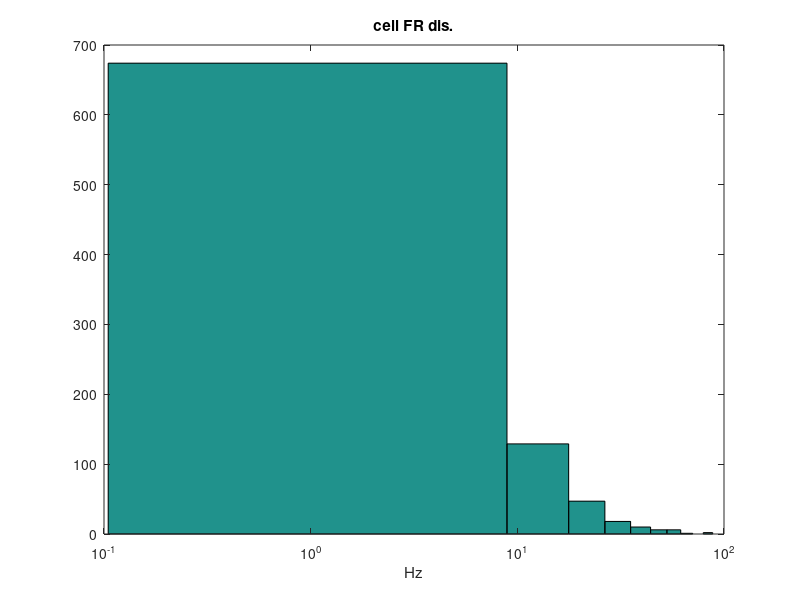
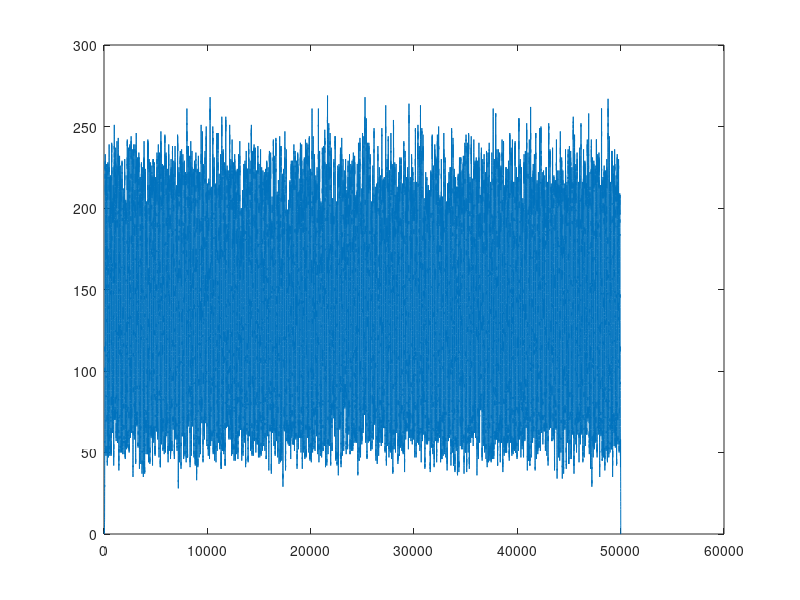
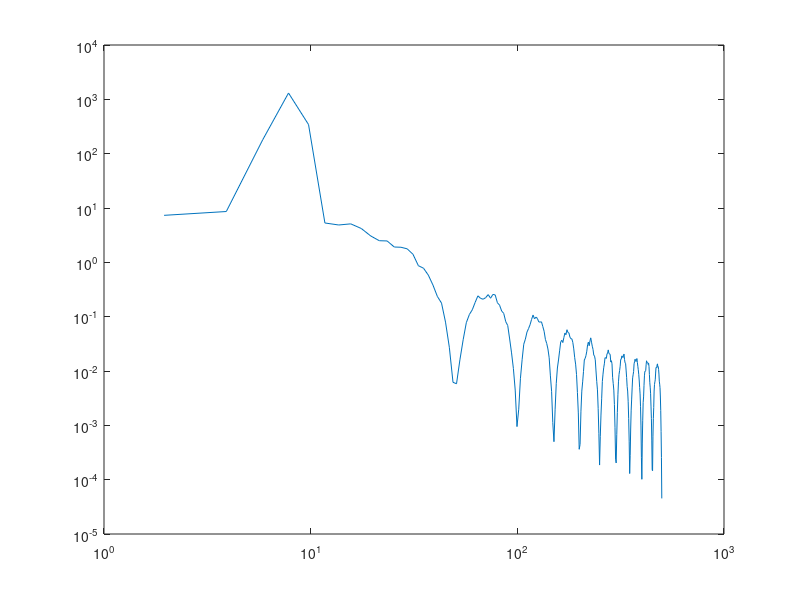
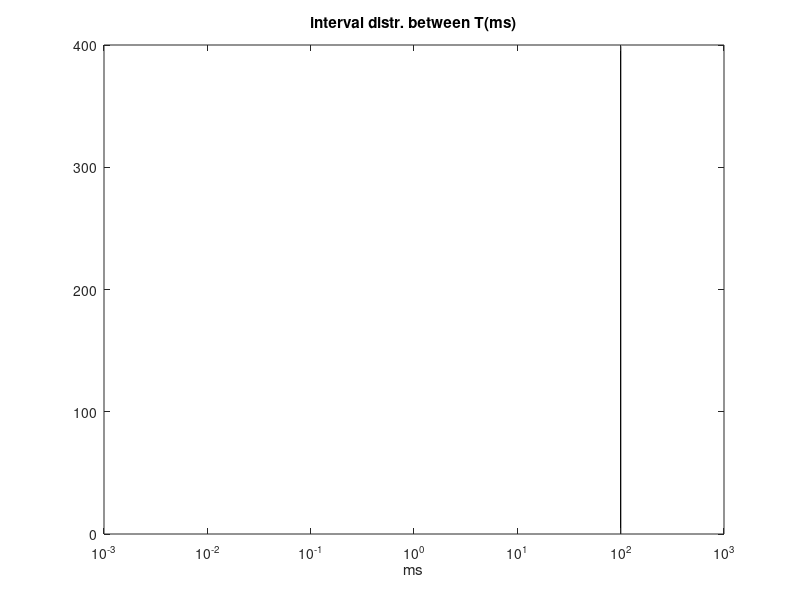

These charts were generated, in order, by the following MATLAB code:
clear all;close all;
clc;
%%%%
% For theta input: F=8 & sigma_spk=40
% For 20Hz input:  F=20 & sigma_spk=10
%%%%

rng(1)
F=8; %%%%%Hz  define rythmicity f(Hz)-main
FR=8; %20 %%%%control mean FR of input(Hz)
cell_num=893;%%%%% number of cells needed to generate, including PFC,ER and PR,1800 as original
t_len=50000; %defind time length to generate(ms)
sigma_FR=120;%0.2; %%Hz, to control the variability among cells' FR
sigma_spk=30;%5; %%ms, to control the variability within one cell's spk time

mu = log((FR^2)/sqrt(sigma_FR+FR^2));
sigma = sqrt(log(sigma_FR/(FR^2)+1));

FR_cell = lognrnd(mu,sigma,[cell_num,1]); %%%randomize FR
spk_num_cell=round(t_len*FR_cell/1000);
figure (1)
hist(FR_cell);set(gca,'xscale','log');xlabel('Hz'); title('cell FR dis.');


%%%%generate nT(interval) based on lognormal distribution
T_main=1000/F; %%%%%Hz  define main rythmicity interval(ms)
T_rand=T_main;
sigma_T=1*7; %%to control the variability among interval(ms)

mu = log((T_main^2)/sqrt(sigma_T+T_main^2));
sigma = sqrt(log(sigma_T/(T_main^2)+1));
k=0;
while T_rand(end)<=t_len;
    k=k+1
    T_temp=[];T_temp=T_rand(end)+lognrnd(mu,sigma);
    T_rand=[T_rand,T_temp];
end
figure (345)
hist(diff(T_rand),[0:0.01:100]);set(gca,'xscale','log');xlabel('ms');title('interval distr. between T(ms)');

for j=1:cell_num;
    clear spk_int
    spk_int=datasample([1:numel(T_rand)],spk_num_cell(j));
    spiketime_cell{j,1}=T_rand(spk_int)+normrnd(0,sigma_spk,[1,numel(spk_int)]); %%%to store spk time(ms) per cell
    
    spiketime_cell{j,1}=unique(round(spiketime_cell{j,1}(1,spiketime_cell{j,1}>0)*1e2)/1e2);%%%%make sure event diff is greater thn 0.01
    spiketime_cell{j,1}=sort(spiketime_cell{j,1});
end

%%%plot generated spike raster
%figure (2)
% for i=1:cell_num;
% hold on;plot(spiketime_cell{i,1},i*ones(1,numel(spiketime_cell{i,1})),'red.')
% end;
% axis tight;

%%%%plot moving-windowed firing rate     
spiketimes=[spiketime_cell{:}]';
spiketimes=spiketimes(spiketimes<=t_len&spiketimes>0.5);
binSize = 20; %%ms
timeMax = max(spiketimes);
timeMax = timeMax - binSize;
binSpikeCount = [];

% tt_low=[0:1:tstop]-(binSize/2);
tt_up=[0:1:t_len]+(binSize/2);
N_up = histc(spiketimes, tt_up);

movingSum = conv(N_up, ones(1, binSize));% N_up = histc(spiketimes, tt_up);

%%%%to plot P and I group rate sepertated.
% spiketimes_P=[spiketime_cell{1:27*900}]';
% spiketimes_I=[spiketime_cell{27*900+1:27*1000}]';
% movingSum_P=conv(histc(spiketimes_P, tt_up),ones(1, binSize));
% movingSum_I=conv(histc(spiketimes_I, tt_up),ones(1, binSize));
% figure(789)
% plot(movingSum_P/(27*900));hold on;plot(movingSum_I/(27*100),'r');legend('norm. group rate for p','norm. group rate for i');

figure (12222)
% psd(movingSum);
nfft=1024/2;fs=1000;
figure;plot(movingSum)
[pxx,f] = pwelch(movingSum,nfft,0,nfft,fs);

figure;plot(f,pxx); set(gca, 'YScale', 'log');set(gca, 'XScale', 'log'); 

% rSPT=round(spiketimes*1);
% rSPT_sort=sort(rSPT);
% rSPT_unique=unique(rSPT_sort);
% [n, bin] = histc(rSPT_sort, rSPT_unique);
% ev_P=zeros(round(max(rSPT_unique)),1);
% ev_P(rSPT_unique)=n;
% 
%      %ev_P(1:exclusive_time) = [];
% windowLen = 1024; 
% ev_P=ev_P-mean(ev_P);
% [f,Pxxn,tvect,Cxx] = psautospk(ev_P, 1, windowLen, bartlett(windowLen), windowLen/2, 'none') ;
% figure(1111)
%      plot(f,Pxxn,'blue', 'LineWidth', 2);
% set(gca,'yscale','log'); set(gca,'xscale','log');legend('PSD for PN firing rate');xlabel('Hz');ylabel('PSD');

%   for tt=0:1:tstop %timeMax
%    binSpikeTimes = spiketimes((spiketimes(:) >= tt-(binSize/2) & spiketimes(:) < tt+ (binSize/2) ) );
%    binSpikeCount(end+1) = length(binSpikeTimes);
% end
% firingRate= (1000*  binSpikeCount / binSize); % / length(nID) ; 
figure (1212123)
% firingRate=firingRate';
%subplot(2,1,1)
% plot(firingRate,'r');% plot(firingRate)
hold on; plot(movingSum*1000/binSize,'r');

dname=''

fid=fopen(fullfile(dname,'spikesmatrix_op_ryt'),'w');  %%%%for saving all pre (both INH and EXC) cells for PNs&ITNs 
for i=1:cell_num;
clear fmt; fmt=[repmat('%.2f\t',1,numel(spiketime_cell{i,:})) '\n'];   %%%%format
spikesnum(i,1) = numel((spiketime_cell{i,:}));   %%%%find spk time, unit is ms
fprintf(fid,fmt,spiketime_cell{i,:});
end

ind_num=cumsum(spikesnum);ind_num=[0;ind_num];
fid_ind=fopen(fullfile(dname,'spikes_ind_ryt'),'w'); %%%%%for saving index for segerate fid file for each neuron
%fclose(fid_ind)
fmt=[repmat('%d\t',1,2) '\n'];
for i=1:cell_num;
    i
 temp=[];temp=[ind_num(i),ind_num(i+1)-1];
 fprintf(fid_ind,fmt,temp);
end


